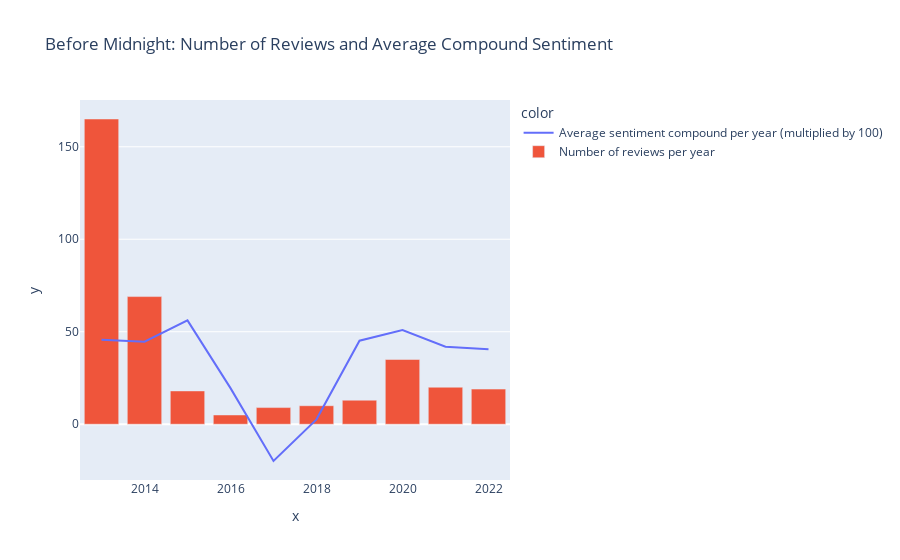

The cell this chart's notebook holds for it:
### Code cell
avg_sentiment_per_year_midnight

### Figure 1 — Plotly figure (JSON) as saved in the notebook; plotly's stock layout.template omitted (floating-point values rounded to 4 significant figures)
{"data": [{"hovertemplate": "color=Average sentiment compound per year (multiplied by 100)<br>x=%{x}<br>y=%{y}<extra></extra>", "legendgroup": "Average sentiment compound per year (multiplied by 100)", "line": {"color": "#636efa", "dash": "solid"}, "marker": {"symbol": "circle"}, "mode": "lines", "name": "Average sentiment compound per year (multiplied by 100)", "orientation": "v", "showlegend": true, "type": "scatter", "x": [2013, 2014, 2015, 2016, 2017, 2018, 2019, 2020, 2021, 2022], "xaxis": "x", "y": [45.64, 44.61, 56.12, 19.51, -19.88, 2.637, 45.14, 50.86, 41.9, 40.59], "yaxis": "y"}, {"name": "Number of reviews per year", "type": "bar", "x": [2013, 2014, 2015, 2016, 2017, 2018, 2019, 2020, 2021, 2022], "y": [165, 69, 18, 5, 9, 10, 13, 35, 20, 19]}], "layout": {"legend": {"title": {"text": "color"}, "tracegroupgap": 0}, "title": {"text": "Before Midnight: Number of Reviews and Average Compound Sentiment"}, "xaxis": {"anchor": "y", "domain": [0, 1], "title": {"text": "x"}}, "yaxis": {"anchor": "x", "domain": [0, 1], "title": {"text": "y"}}}}
